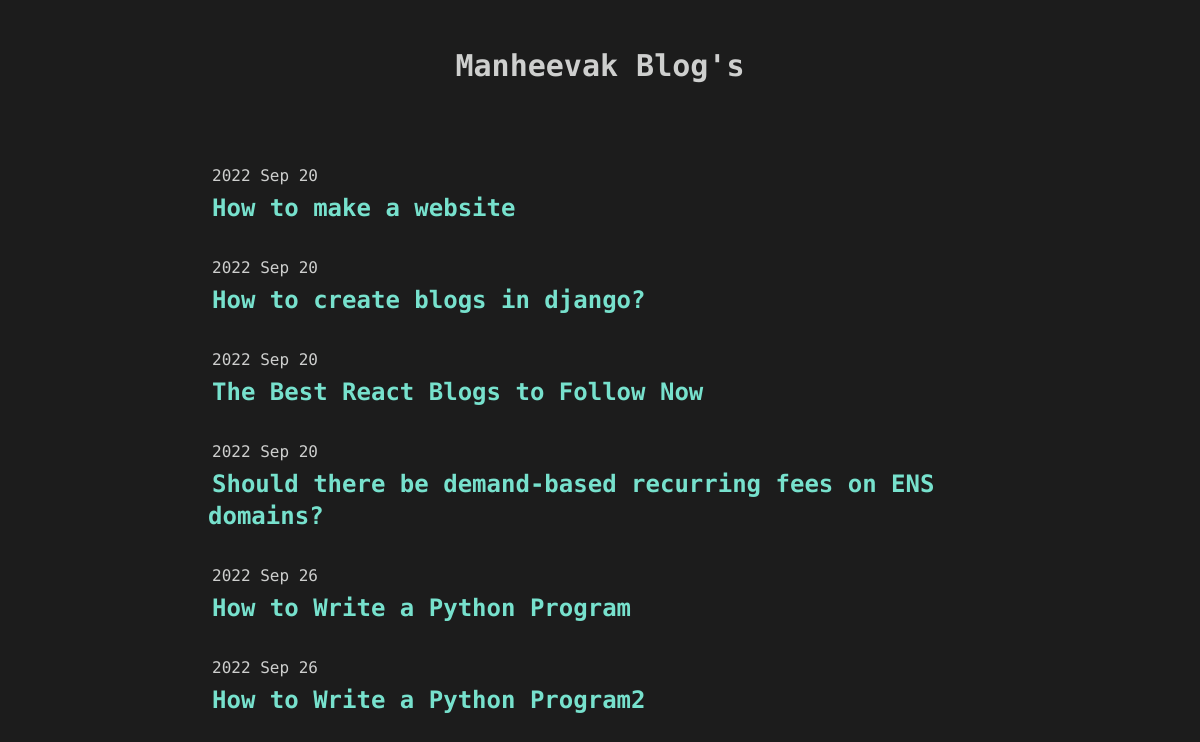
The page / on the database its author committed.
### DjangoApp/models.py (models this page shows)
class Blog(models.Model):
    title = models.CharField(max_length=450)
    url =  models.SlugField(max_length=300,default='none')
    date  =  models.CharField(max_length=200,default=x.strftime('%Y %b %d'))
    content = RichTextField()

### DjangoApp/views.py (the view)
# urls.py: path('',views.home),
def home(request):
    allblog =  Blog.objects.all()
    return render(request,'home.html',{'blog': allblog})

### templates/home.html (shortened to what this page needs)
{% load tailwind_tags %}
<!DOCTYPE html>
<html lang="en">
<head>
    {% tailwind_css %}
</head>
<body class="bg-backcol font-Fira">
    <h1 class="text-texcol text-center my-12 text-xl font-Fira lg:text-3xl font-semibold">Manheevak Blog's</h1>
    <div class="content">
        {% if blog %}
        {% for n in blog %}
        <div class="space-y-1 mx-12 lg:mx-52 md:mx-52">
        <p class="text-texcol text-md  mx-1 pt-8" >{{n.date}}</p>
          <p class='text-main  text-2xl font-semibold  '>
            <a href="{% url 'blogs' n.url %}" class="hover:underline px-1 py">{{n.title}}</a>
        </p>
    </div>
    {% endfor %}
        {% endif %}
    </div>
</body>
</html>

### rows shown on the page
Blog: date "2022 Sep 20", title "How to make a website"
Blog: date "2022 Sep 20", title "How to create blogs in django?"
Blog: date "2022 Sep 20", title "The Best React Blogs to Follow Now"
Blog: date "2022 Sep 20", title "Should there be demand-based recurring fees on ENS domains?"
Blog: date "2022 Sep 26", title "How to Write a Python Program"
Blog: date "2022 Sep 26", title "How to Write a Python Program2"
